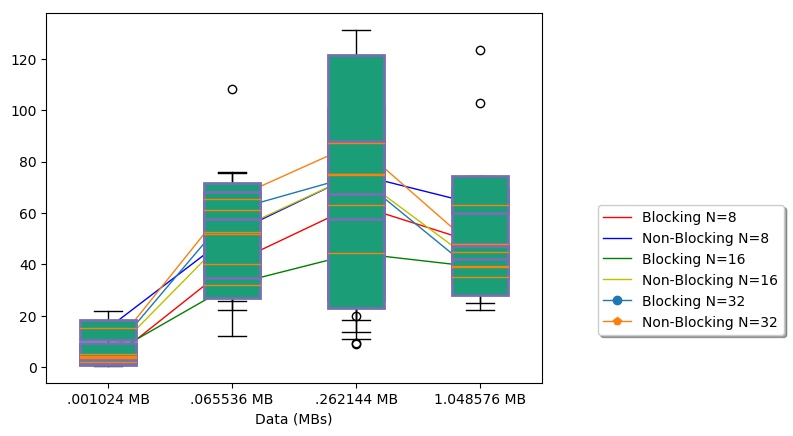

Write Python code to recreate this figure.
import matplotlib
matplotlib.use('Agg')
import matplotlib.pyplot as plt
import numpy as np
import statistics 

labels = ['.001024 MB','.065536 MB', '.262144 MB', '1.048576 MB']


i=0
while(i<6):

   
    data=[]
    data1=[]
    data2=[]
    data3=[]
    data4=[]
    
    filename= "datafile"
    filename=filename +str(i+1)
    filename=filename +".txt"
    
    f=np.loadtxt(filename)
    
    data1=f[1:5]
    data2=f[5:10]
    data3=f[11:15]
    data4=f[16:20]

    data=[data1,data2,data3,data4]
    ##plt.boxplot(data, showmeans=True, patch_artist=True, labels=labels)

    fig=plt.figure(1)
    ax=fig.add_subplot(111)
    bp=ax.boxplot(data, patch_artist=True,labels=labels)


    for box in bp['boxes']:
        box.set( color='#7570b3', linewidth=2)
        box.set( facecolor = '#1b9e77' )

    y_number_values=[statistics.median(data1),statistics.median(data2),statistics.median(data3),statistics.median(data4)]
    x_number_values=[1,2,3,4]
    
    if(i==0):
      plt.plot(x_number_values, y_number_values, 'r-', linewidth=1,label='Blocking N=8')
    elif(i==1):
      plt.plot(x_number_values, y_number_values, 'b-', linewidth=1,label='Non-Blocking N=8')
    elif(i==2):
      plt.plot(x_number_values, y_number_values, 'g-', linewidth=1,label='Blocking N=16')
    elif(i==3):
      plt.plot(x_number_values, y_number_values,'y-', linewidth=1,label='Non-Blocking N=16')
    elif(i==4):
      plt.plot(x_number_values, y_number_values, 'o-',linewidth=1,label='Blocking N=32')
    elif(i==5):
      plt.plot(x_number_values, y_number_values, 'p-', linewidth=1,label='Non-Blocking N=32')

    i=i+1

plt.xlabel('Data (MBs)')
lgd=plt.legend( loc="upper center",bbox_to_anchor=(1.3,0.5), shadow=True, fancybox=True)
plt.savefig("plot.jpg",bbox_extra_artists=(lgd,), bbox_inches='tight')

